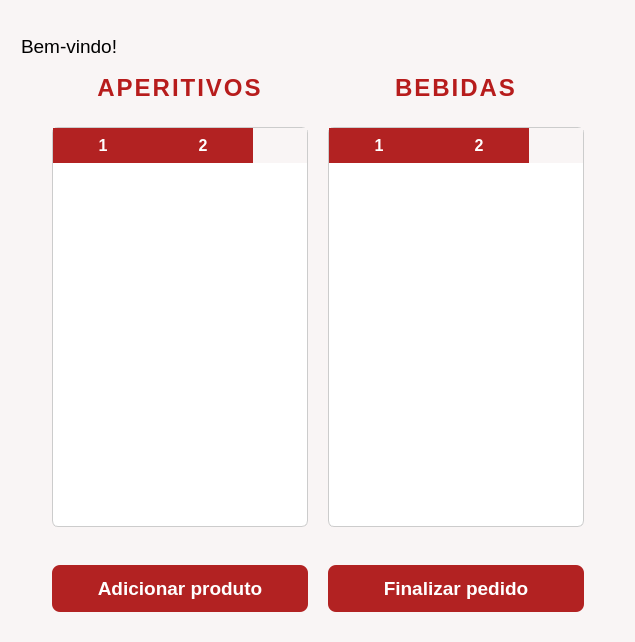
<?xml version="1.0" encoding="UTF-8"?>
<ui version="4.0">
 <class>TelaCardapio</class>
 <widget class="QWidget" name="TelaCardapio">
  <property name="geometry">
   <rect>
    <x>0</x>
    <y>0</y>
    <width>635</width>
    <height>642</height>
   </rect>
  </property>
  <property name="windowTitle">
   <string>Form</string>
  </property>
  <property name="styleSheet">
   <string notr="true">QWidget {
	background-color: rgb(249, 245, 245);
	font: 12pt &quot;Segoe UI&quot;;
}

QLabel {
	font-size: 14pt;
	color:  black;
padding: 5px;
}

QPushButton {
	background-color: rgb(178, 34, 34);
	color: white;
	border: none;
	border-radius: 8px;
	padding: 12px 25px;
	font-weight: bold;
font-size: 14pt;
}

QPushButton:hover {
	background-color: rgb(204, 51, 51);
}

QPushButton:pressed {
	background-color: rgb(153, 31, 31);
}

QTableWidget {
background-color: white;
	color: #333;
gridline-color: #eee;
border: 1px solid #ccc;
alternate-background-color: rgb(247, 247, 247);
selection-background-color: rgb(255, 229, 229);
selection-color: black;
border-radius: 6px;
}

QHeaderView::section {
background-color: rgb(178, 34, 34);
color: white;
font-weight: bold;
font-size: 12pt;
padding: 6px;
border: none;
}

QScrollBar:vertical {
border: none;
background: #f0f0f0;
width: 10px;
margin: 0px;
}

QScrollBar::handle:vertical {
background: #ccc;
min-height: 20px;
border-radius: 5px;
}</string>
  </property>
  <layout class="QVBoxLayout" name="verticalLayout_2">
   <item>
    <spacer name="verticalSpacer_2">
     <property name="orientation">
      <enum>Qt::Orientation::Vertical</enum>
     </property>
     <property name="sizeHint" stdset="0">
      <size>
       <width>20</width>
       <height>40</height>
      </size>
     </property>
    </spacer>
   </item>
   <item>
    <widget class="QLabel" name="labelBemVindo">
     <property name="text">
      <string>Bem-vindo!</string>
     </property>
    </widget>
   </item>
   <item>
    <layout class="QGridLayout" name="gridLayout_2">
     <property name="spacing">
      <number>20</number>
     </property>
     <item row="7" column="2" colspan="2">
      <layout class="QHBoxLayout" name="horizontalLayout_3">
       <item>
        <widget class="QPushButton" name="botaoAdicionar">
         <property name="text">
          <string>Adicionar produto</string>
         </property>
        </widget>
       </item>
       <item>
        <widget class="QPushButton" name="botaoFinalizar">
         <property name="text">
          <string>Finalizar pedido</string>
         </property>
        </widget>
       </item>
      </layout>
     </item>
     <item row="0" column="2">
      <widget class="QLabel" name="label">
       <property name="styleSheet">
        <string notr="true">font-size: 24px;
font-weight: bold;
color: rgb(183, 28, 28);
letter-spacing: 2px;</string>
       </property>
       <property name="text">
        <string>APERITIVOS</string>
       </property>
       <property name="alignment">
        <set>Qt::AlignmentFlag::AlignCenter</set>
       </property>
      </widget>
     </item>
     <item row="1" column="1">
      <spacer name="horizontalSpacer_3">
       <property name="orientation">
        <enum>Qt::Orientation::Horizontal</enum>
       </property>
       <property name="sizeHint" stdset="0">
        <size>
         <width>40</width>
         <height>20</height>
        </size>
       </property>
      </spacer>
     </item>
     <item row="1" column="3">
      <widget class="QTableWidget" name="tabelaBebidas">
       <property name="sizePolicy">
        <sizepolicy hsizetype="Expanding" vsizetype="Expanding">
         <horstretch>0</horstretch>
         <verstretch>0</verstretch>
        </sizepolicy>
       </property>
       <property name="minimumSize">
        <size>
         <width>0</width>
         <height>400</height>
        </size>
       </property>
       <property name="maximumSize">
        <size>
         <width>16777215</width>
         <height>400</height>
        </size>
       </property>
       <property name="selectionMode">
        <enum>QAbstractItemView::SelectionMode::SingleSelection</enum>
       </property>
       <property name="selectionBehavior">
        <enum>QAbstractItemView::SelectionBehavior::SelectRows</enum>
       </property>
       <property name="columnCount">
        <number>2</number>
       </property>
       <attribute name="verticalHeaderVisible">
        <bool>false</bool>
       </attribute>
       <column/>
       <column/>
      </widget>
     </item>
     <item row="0" column="3">
      <widget class="QLabel" name="label_2">
       <property name="styleSheet">
        <string notr="true">font-size: 24px;
font-weight: bold;
color: rgb(183, 28, 28);
letter-spacing: 2px;</string>
       </property>
       <property name="text">
        <string>BEBIDAS</string>
       </property>
       <property name="alignment">
        <set>Qt::AlignmentFlag::AlignCenter</set>
       </property>
      </widget>
     </item>
     <item row="1" column="4">
      <spacer name="horizontalSpacer_2">
       <property name="orientation">
        <enum>Qt::Orientation::Horizontal</enum>
       </property>
       <property name="sizeHint" stdset="0">
        <size>
         <width>40</width>
         <height>20</height>
        </size>
       </property>
      </spacer>
     </item>
     <item row="1" column="2">
      <widget class="QTableWidget" name="tabelaAperitivos">
       <property name="sizePolicy">
        <sizepolicy hsizetype="Expanding" vsizetype="Expanding">
         <horstretch>0</horstretch>
         <verstretch>0</verstretch>
        </sizepolicy>
       </property>
       <property name="minimumSize">
        <size>
         <width>0</width>
         <height>400</height>
        </size>
       </property>
       <property name="maximumSize">
        <size>
         <width>16777215</width>
         <height>400</height>
        </size>
       </property>
       <property name="selectionMode">
        <enum>QAbstractItemView::SelectionMode::SingleSelection</enum>
       </property>
       <property name="selectionBehavior">
        <enum>QAbstractItemView::SelectionBehavior::SelectRows</enum>
       </property>
       <property name="columnCount">
        <number>2</number>
       </property>
       <attribute name="verticalHeaderVisible">
        <bool>false</bool>
       </attribute>
       <column/>
       <column/>
      </widget>
     </item>
     <item row="6" column="2">
      <spacer name="verticalSpacer_3">
       <property name="orientation">
        <enum>Qt::Orientation::Vertical</enum>
       </property>
       <property name="sizeHint" stdset="0">
        <size>
         <width>20</width>
         <height>40</height>
        </size>
       </property>
      </spacer>
     </item>
    </layout>
   </item>
   <item>
    <spacer name="verticalSpacer">
     <property name="orientation">
      <enum>Qt::Orientation::Vertical</enum>
     </property>
     <property name="sizeHint" stdset="0">
      <size>
       <width>20</width>
       <height>40</height>
      </size>
     </property>
    </spacer>
   </item>
  </layout>
 </widget>
 <resources/>
 <connections/>
</ui>
